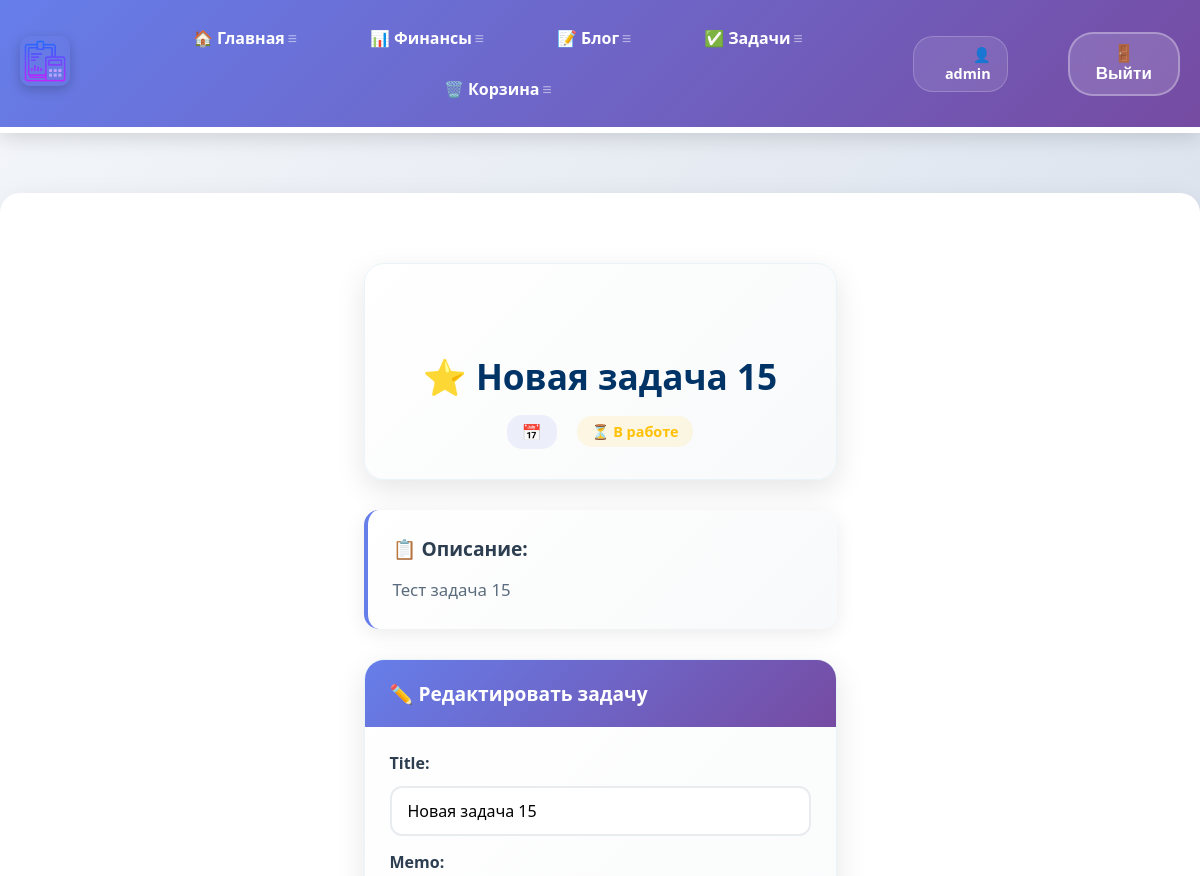
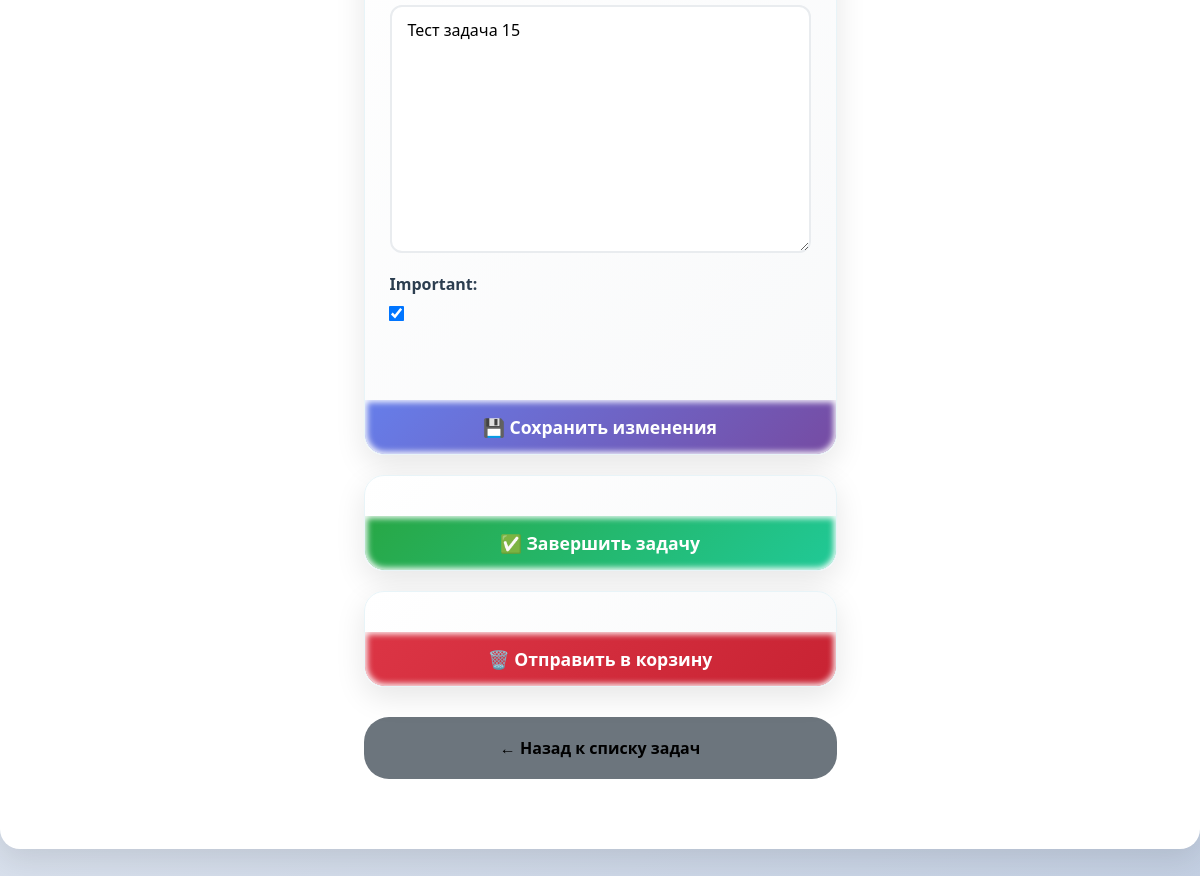
Page /todo/todo/26 (signed in) on the committed database (2 pictures, top to bottom).
### todo/models.py (models this page shows, shortened)
class Todo(models.Model):
    title = models.CharField(max_length=100)
    memo = models.TextField(blank=True)
    created = models.DateTimeField(auto_now_add=True)
    date_completed = models.DateTimeField(blank=True, null=True)
    important = models.BooleanField(default=False)
    user = models.ForeignKey(User, on_delete=models.CASCADE, blank=True, null=True)
    is_deleted = models.BooleanField(default=False)

### todo/views.py (the view, shortened to what this page needs)
# urls.py: path('todo/<int:todo_pk>', views.view_todo, name='viewtodo'),
@login_required
def view_todo(request, todo_pk):
    todo = get_object_or_404(Todo, pk=todo_pk)
    if request.method == "GET":
        form = TodoForm(instance=todo)
        return render(request, 'todo/viewtodo.html', {'todo': todo, 'form': form})

### todo/forms.py
class TodoForm(ModelForm):
    class Meta:
        model = Todo
        fields = ['title', 'memo', 'important']

### todo/templates/todo/viewtodo.html (shortened to what this page needs)
{% extends 'skills/base.html' %}
{% load static %}
{% block content %}
<div class="todo-detail-container">
    <div class="todo-detail-header">
        <h1 class="todo-detail-title">
            {% if todo.important %}⭐ {% endif %}{{ todo.title }}
        </h1>
        <div class="todo-detail-meta">
            <span class="todo-date">📅 {{ todo.date|date:'d.m.Y' }}</span>
            {% if todo.completed %}
            <span class="todo-status completed">✅ Выполнено</span>
            {% else %}
            <span class="todo-status pending">⏳ В работе</span>
            {% endif %}
        </div>
    </div>
    {% if todo.memo %}
    <div class="todo-memo-section">
        <h3 class="memo-title">📋 Описание:</h3>
        <p class="todo-memo">{{ todo.memo }}</p>
    </div>
    {% endif %}
    <div class="todo-detail-actions">
        <form method="post" class="todo-action-form">
            <div class="form-header">
                <h3>✏️ Редактировать задачу</h3>
            </div>
            <div class="form-fields">
                {{ form }}
            </div>
            <button class="btn btn-save">💾 Сохранить изменения</button>
        </form>
        {% if not todo.completed %}
        <form action="{% url 'completetodo' todo.id %}" method="post" class="todo-action-form">
            <button class="btn btn-complete">✅ Завершить задачу</button>
        </form>
        {% endif %}
        <form action="{% url 'softdeletetodo' todo.id %}" method="post" class="todo-action-form">
            <button type="submit" class="btn btn-delete">🗑️ Отправить в корзину</button>
        </form>
    </div>
    <div class="todo-navigation">
        <a href="{% url 'currenttodos' %}" class="nav-btn back-btn">← Назад к списку задач</a>
    </div>
</div>
{% endblock %}

### skills/templates/skills/base.html (shortened to what this page needs)
<!DOCTYPE html>
{% load static %}
<html lang="ru">
<head>
    <link rel="stylesheet" href="{% static 'css/style3.css' %}">
    </head>
<body>
<div class="menu">
    <div class="wrap">
        <div class="menu_header">
            {% if user.is_authenticated %}
            <div class="logo">
                <a href="{% url 'index' %}">
                    <img src="{% static 'skills/logo.png' %}" alt="Логотип" class="image">
                </a>
            </div>
            <ul class="menu_total" id="mainMenu">
                <li><a href="{% url 'index' %}">🏠 Главная</a></li>
                <li><a href="{% url 'financial_analysis_page' %}">📊 Финансы</a></li>
                <li><a href="{% url 'blogs' %}">📝 Блог</a></li>
                <li><a href="{% url 'currenttodos' %}">✅ Задачи</a></li>
                <li><a href="{% url 'trashbin' %}">🗑️ Корзина</a></li>
            </ul>
            <ul class="menu_second">
                <li class="logo2">👤 {{ user.username }}</li>
                <li>
                    <form action="{% url 'logoutuser' %}" method="post">
                        <button class="top">🚪 Выйти</button>
                    </form>
                </li>
            </ul>
            {% endif %}
        </div>
    </div>
</div>
<div class="content">
    <div class="wrap">
        {% block content %}
        {% endblock %}
    </div>
</div>
</body>
</html>

### rows in the picture
Todo: title "Новая задача 15", memo "Тест задача 15", important "☑"

### other values in the picture
{{ user.username }} "admin"
